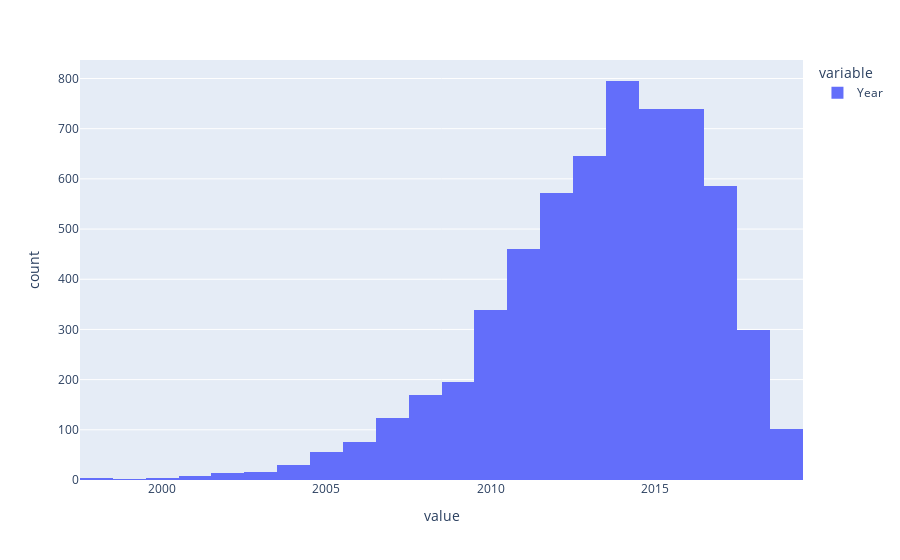

This figure's notebook cell:
### Code cell
## Years Distrubtions
px.histogram(df['Year'])

### Figure 1 — Plotly figure (JSON) as saved in the notebook; plotly's stock layout.template omitted (floating-point values rounded to 4 significant figures; data arrays with more than 128 entries replaced by an {"elided": "..."} marker saying what was removed)
{"data": [{"alignmentgroup": "True", "bingroup": "x", "hovertemplate": "variable=Year<br>value=%{x}<br>count=%{y}<extra></extra>", "legendgroup": "Year", "marker": {"color": "#636efa", "pattern": {"shape": ""}}, "name": "Year", "offsetgroup": "Year", "orientation": "v", "showlegend": true, "type": "histogram", "x": {"elided": "5967 int values"}, "xaxis": "x", "yaxis": "y"}], "layout": {"barmode": "relative", "legend": {"title": {"text": "variable"}, "tracegroupgap": 0}, "margin": {"t": 60}, "xaxis": {"anchor": "y", "domain": [0, 1], "title": {"text": "value"}}, "yaxis": {"anchor": "x", "domain": [0, 1], "title": {"text": "count"}}}}
